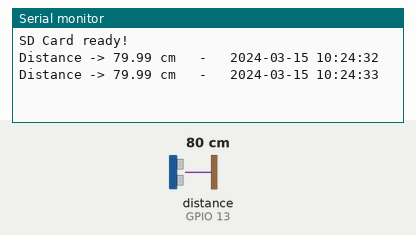
Simulated run of this sketch. Board: ESP32. On the bench: the last lines printed to the serial monitor. Wiring (inferred from the names in the program): ultrasonic range finder: trigger GPIO 12; echo GPIO 13. The test bench sets the inputs (shaded band); at power-on: distance to the obstacle (sensor on GPIO 13) 80 cm. The echo pulse lasts 58.3 µs per cm; WiFi joins after 1.5 s; servers stay silent unless stated; the local clock reads 2024-03-15 10:24:30 at power-on unless the sketch sets it; storage starts empty.

Above: at 3.2 s.
3.3 s: distance to the obstacle (sensor on GPIO 13) set to 2 cm
At 4.6 s:
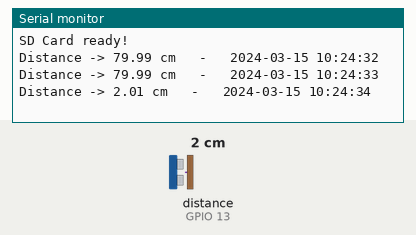
4.8 s: distance to the obstacle (sensor on GPIO 13) set to 4 cm
At 5.9 s:
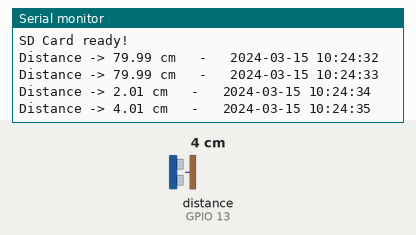
Timing chart, 0 to 7.8 s (numbered marks = the images above; inputs shaded):
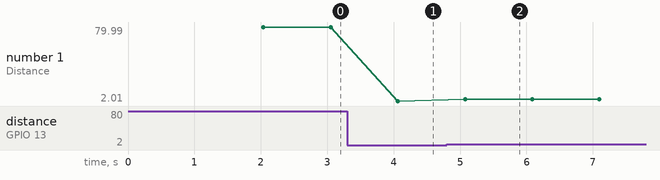

The sketch:

ultrasonic_distance_logger.ino
```cpp
#include <WiFi.h>
#include <time.h>
#include <FS.h>
#include <SD_MMC.h>

const char* ssid = "YOUR_WIFI_SSID";
const char* password = "YOUR_WIFI_PASSWORD";

const int echopin = 13;
const int trigpin = 12;

struct tm timeinfo;

void setup() {


  Serial.begin(115200);

  pinMode(trigpin, OUTPUT);
  pinMode(echopin, INPUT);

  //Wi-Fi initialization
  WiFi.begin(ssid, password);

  while (WiFi.status() != WL_CONNECTED){
    delay(1000);
  }

  //time config
  configTime(0,0,"pool.ntp.org"); // update the timeset of the ESP32 board.

  setenv("TZ", "CST6CDT,M3.2.0/2,M11.1.0/2", 1); // setting new rules for the TZ environment variable.
  tzset(); // "I changed the TZ setting. Start using those timezone rules."

  //SD Card initialization (1-bit mode)
  if (SD_MMC.begin("/sdcard", true)){   //this true means initialize in 1-bit SD mode.
    Serial.println("SD Card ready!");
  }

  else{
    Serial.println("Failed to Initialize SD Card");
  }

  //Create the file to write in
  File file = SD_MMC.open("/data.csv", FILE_APPEND);

  if (file){

    if (file.size() == 0){
      file.println("timestamp, distance (cm)");
    }
  file.close();
  }
}

void loop() {

  //triger the ultrasonic sensor
  digitalWrite(trigpin, LOW);
  delayMicroseconds(2);

  digitalWrite(trigpin, HIGH);
  delayMicroseconds(10);

  digitalWrite(trigpin, LOW);

  //Measure how long ECHO stays HIGH
  long duration = pulseIn(echopin, HIGH, 30000);

  //get the time
  getLocalTime(&timeinfo); // the local time of the ESP32 is being saved into timeinfo


  if (duration == 0) {
          // don't do anything.
      }


  else{

    //convert time into distance
    float distance = duration * 0.0343 / 2;

    //show result on Serial Monitor - Optional
    Serial.print("Distance -> ");
    Serial.print(distance);
    Serial.print (" cm   -   ");
    Serial.println(&timeinfo, "%Y-%m-%d %H:%M:%S");

    char timestamp[20];
    // turns time into nicely formatted text.
    //this function takes a struct pointer. timeinfo is an actual pointer. &timeinfo is the address.
    strftime(timestamp, sizeof(timestamp), "%Y-%m-%d %H:%M:%S", &timeinfo);

    //Create the file to write in
    File file = SD_MMC.open("/data.csv", FILE_APPEND);

    if (file){

      file.print(timestamp);
      file.print(" , ");
      file.println(distance);

      file.close();
    }


  }
  delay(1000);
}
```

Measured:
- after the input at 3.3 s, the serial monitor: prints a new line after 0.76 s (image 1)
- after the input at 4.8 s, the serial monitor: prints a new line after 0.28 s (image 2)
- plotted number 1: 79.99 → 2.01 after the input at 3.3 s, 2.01 → 4.01 after the input at 4.8 s
